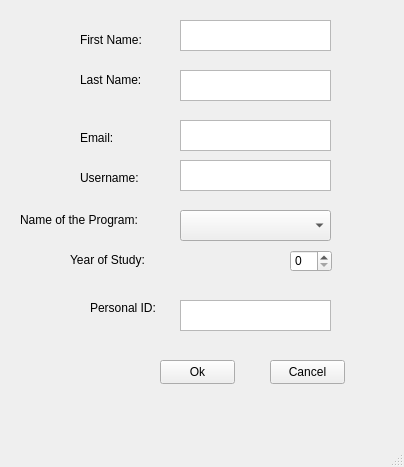
<?xml version="1.0" encoding="UTF-8"?>
<ui version="4.0">
 <class>forgot_password_window</class>
 <widget class="QMainWindow" name="forgot_password_window">
  <property name="geometry">
   <rect>
    <x>0</x>
    <y>0</y>
    <width>404</width>
    <height>467</height>
   </rect>
  </property>
  <property name="windowTitle">
   <string>Retrieve Password</string>
  </property>
  <widget class="QWidget" name="centralwidget">
   <widget class="QLabel" name="label_5">
    <property name="geometry">
     <rect>
      <x>70</x>
      <y>250</y>
      <width>101</width>
      <height>20</height>
     </rect>
    </property>
    <property name="text">
     <string>Year of Study:</string>
    </property>
   </widget>
   <widget class="QLabel" name="label_6">
    <property name="geometry">
     <rect>
      <x>90</x>
      <y>300</y>
      <width>71</width>
      <height>16</height>
     </rect>
    </property>
    <property name="text">
     <string>Personal ID:</string>
    </property>
   </widget>
   <widget class="QTextEdit" name="txt_username">
    <property name="geometry">
     <rect>
      <x>180</x>
      <y>160</y>
      <width>151</width>
      <height>31</height>
     </rect>
    </property>
   </widget>
   <widget class="QComboBox" name="combo_box_name_of_program">
    <property name="geometry">
     <rect>
      <x>180</x>
      <y>210</y>
      <width>151</width>
      <height>31</height>
     </rect>
    </property>
   </widget>
   <widget class="QTextEdit" name="txt_last_name">
    <property name="geometry">
     <rect>
      <x>180</x>
      <y>70</y>
      <width>151</width>
      <height>31</height>
     </rect>
    </property>
   </widget>
   <widget class="QPushButton" name="btn_cancel">
    <property name="geometry">
     <rect>
      <x>270</x>
      <y>360</y>
      <width>75</width>
      <height>24</height>
     </rect>
    </property>
    <property name="text">
     <string>Cancel</string>
    </property>
   </widget>
   <widget class="QLabel" name="label_7">
    <property name="geometry">
     <rect>
      <x>80</x>
      <y>70</y>
      <width>81</width>
      <height>20</height>
     </rect>
    </property>
    <property name="text">
     <string>Last Name:</string>
    </property>
   </widget>
   <widget class="QTextEdit" name="txt_email">
    <property name="geometry">
     <rect>
      <x>180</x>
      <y>120</y>
      <width>151</width>
      <height>31</height>
     </rect>
    </property>
   </widget>
   <widget class="QTextEdit" name="txt_personal_id">
    <property name="geometry">
     <rect>
      <x>180</x>
      <y>300</y>
      <width>151</width>
      <height>31</height>
     </rect>
    </property>
   </widget>
   <widget class="QLabel" name="label_4">
    <property name="geometry">
     <rect>
      <x>20</x>
      <y>210</y>
      <width>131</width>
      <height>20</height>
     </rect>
    </property>
    <property name="text">
     <string>Name of the Program:</string>
    </property>
   </widget>
   <widget class="QTextEdit" name="txt_first_name">
    <property name="geometry">
     <rect>
      <x>180</x>
      <y>20</y>
      <width>151</width>
      <height>31</height>
     </rect>
    </property>
   </widget>
   <widget class="QLabel" name="label_8">
    <property name="geometry">
     <rect>
      <x>80</x>
      <y>30</y>
      <width>81</width>
      <height>20</height>
     </rect>
    </property>
    <property name="text">
     <string>First Name:</string>
    </property>
   </widget>
   <widget class="QLabel" name="label">
    <property name="geometry">
     <rect>
      <x>80</x>
      <y>170</y>
      <width>71</width>
      <height>16</height>
     </rect>
    </property>
    <property name="text">
     <string>Username:</string>
    </property>
   </widget>
   <widget class="QPushButton" name="btn_ok">
    <property name="geometry">
     <rect>
      <x>160</x>
      <y>360</y>
      <width>75</width>
      <height>24</height>
     </rect>
    </property>
    <property name="text">
     <string>Ok</string>
    </property>
   </widget>
   <widget class="QSpinBox" name="spin_box_year_of_study">
    <property name="geometry">
     <rect>
      <x>290</x>
      <y>250</y>
      <width>42</width>
      <height>22</height>
     </rect>
    </property>
    <property name="minimum">
     <number>0</number>
    </property>
   </widget>
   <widget class="QLabel" name="label_9">
    <property name="geometry">
     <rect>
      <x>80</x>
      <y>130</y>
      <width>71</width>
      <height>16</height>
     </rect>
    </property>
    <property name="text">
     <string>Email:</string>
    </property>
   </widget>
  </widget>
  <widget class="QMenuBar" name="menubar">
   <property name="geometry">
    <rect>
     <x>0</x>
     <y>0</y>
     <width>404</width>
     <height>22</height>
    </rect>
   </property>
  </widget>
  <widget class="QStatusBar" name="statusbar"/>
 </widget>
 <resources/>
 <connections/>
</ui>
